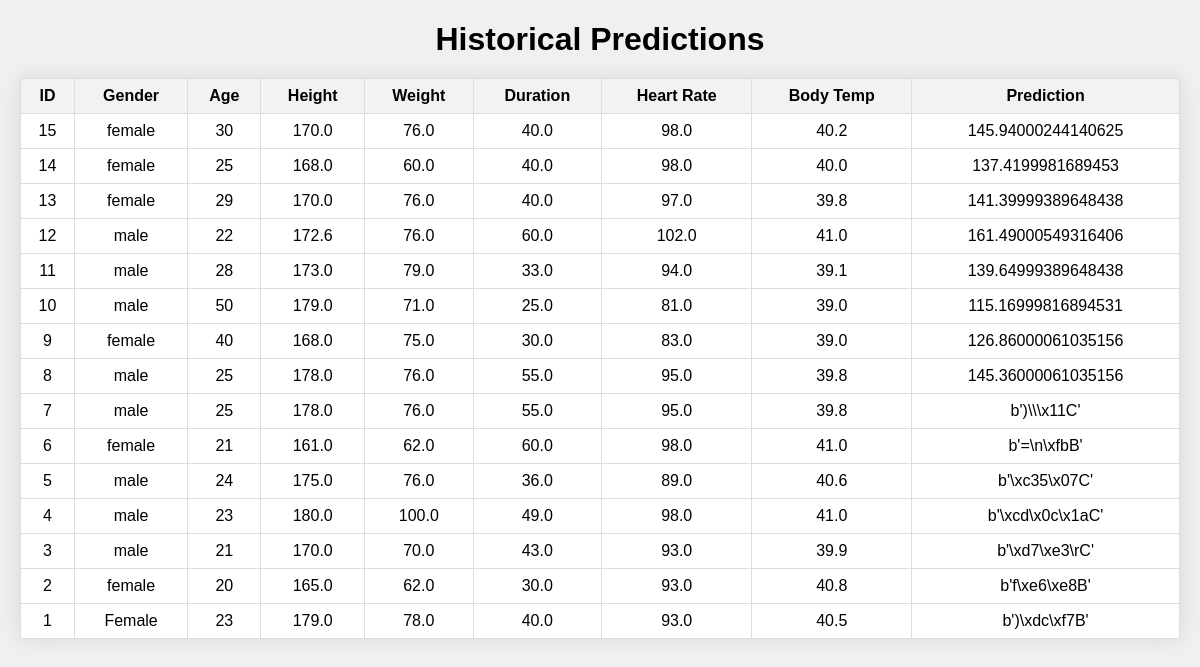
The app's page /history with its own data.
### tables this page shows
CREATE TABLE predictions (
            id INTEGER PRIMARY KEY AUTOINCREMENT,
            gender TEXT,
            age INTEGER,
            height REAL,
            weight REAL,
            duration REAL,
            heart_rate REAL,
            body_temp REAL,
            prediction REAL
        );

### app.py (the view)
@app.route('/history')
def history():
    try:
        conn = sqlite3.connect('database.db')
        cursor = conn.cursor()
        cursor.execute('SELECT * FROM predictions ORDER BY id DESC') # Order by id in descending order
        data = cursor.fetchall()
        conn.close()
        return render_template('history.html', predictions=data)
    except Exception as e:
        return str(e)

### templates/history.html (shortened to what this page needs)
<!DOCTYPE html>
<html lang="en">
<head>
</head>
<body>
    <h1>Historical Predictions</h1>
    <table>
        <thead>
            <tr>
                <th>ID</th>
                <th>Gender</th>
                <th>Age</th>
                <th>Height</th>
                <th>Weight</th>
                <th>Duration</th>
                <th>Heart Rate</th>
                <th>Body Temp</th>
                <th>Prediction</th>
            </tr>
        </thead>
        <tbody>
            {% for prediction in predictions %}
            <tr>
                <td>{{ prediction[0] }}</td>
                <td>{{ prediction[1] }}</td>
                <td>{{ prediction[2] }}</td>
                <td>{{ prediction[3] }}</td>
                <td>{{ prediction[4] }}</td>
                <td>{{ prediction[5] }}</td>
                <td>{{ prediction[6] }}</td>
                <td>{{ prediction[7] }}</td>
                <td>{{ prediction[8] }}</td>
            </tr>
            {% endfor %}
        </tbody>
    </table>
</body>
</html>

### templates/history.html (style rules this page uses)
body { font-family: Arial, sans-serif; background-color: #f0f0f0; margin: 20px; }
h1 { text-align: center; margin-bottom: 20px; }
table { width: 100%; border-collapse: collapse; margin-top: 20px; background-color: #fff; box-shadow: 0 0 20px rgba(0, 0, 0, 0.1); }
th, td { border: 1px solid #dddddd; padding: 8px; text-align: center; }
th { background-color: #f2f2f2; }

### records on screen
predictions: id "15", gender "female", age "30", height "170.0", weight "76.0", duration "40.0", heart_rate "98.0", body_temp "40.2", prediction "145.94000244140625"
predictions: id "14", gender "female", age "25", height "168.0", weight "60.0", duration "40.0", heart_rate "98.0", body_temp "40.0", prediction "137.4199981689453"
predictions: id "13", gender "female", age "29", height "170.0", weight "76.0", duration "40.0", heart_rate "97.0", body_temp "39.8", prediction "141.39999389648438"
predictions: id "12", gender "male", age "22", height "172.6", weight "76.0", duration "60.0", heart_rate "102.0", body_temp "41.0", prediction "161.49000549316406"
predictions: id "11", gender "male", age "28", height "173.0", weight "79.0", duration "33.0", heart_rate "94.0", body_temp "39.1", prediction "139.64999389648438"
predictions: id "10", gender "male", age "50", height "179.0", weight "71.0", duration "25.0", heart_rate "81.0", body_temp "39.0", prediction "115.16999816894531"
predictions: id "9", gender "female", age "40", height "168.0", weight "75.0", duration "30.0", heart_rate "83.0", body_temp "39.0", prediction "126.86000061035156"
predictions: id "8", gender "male", age "25", height "178.0", weight "76.0", duration "55.0", heart_rate "95.0", body_temp "39.8", prediction "145.36000061035156"
predictions: id "7", gender "male", age "25", height "178.0", weight "76.0", duration "55.0", heart_rate "95.0", body_temp "39.8", prediction "b')\\\\\\x11C'"
predictions: id "6", gender "female", age "21", height "161.0", weight "62.0", duration "60.0", heart_rate "98.0", body_temp "41.0", prediction "b'=\\n\\xfbB'"
predictions: id "5", gender "male", age "24", height "175.0", weight "76.0", duration "36.0", heart_rate "89.0", body_temp "40.6", prediction "b'\\xc35\\x07C'"
predictions: id "4", gender "male", age "23", height "180.0", weight "100.0", duration "49.0", heart_rate "98.0", body_temp "41.0", prediction "b'\\xcd\\x0c\\x1aC'"
predictions: id "3", gender "male", age "21", height "170.0", weight "70.0", duration "43.0", heart_rate "93.0", body_temp "39.9", prediction "b'\\xd7\\xe3\\rC'"
predictions: id "2", gender "female", age "20", height "165.0", weight "62.0", duration "30.0", heart_rate "93.0", body_temp "40.8", prediction "b'f\\xe6\\xe8B'"
predictions: id "1", gender "Female", age "23", height "179.0", weight "78.0", duration "40.0", heart_rate "93.0", body_temp "40.5", prediction "b')\\xdc\\xf7B'"
